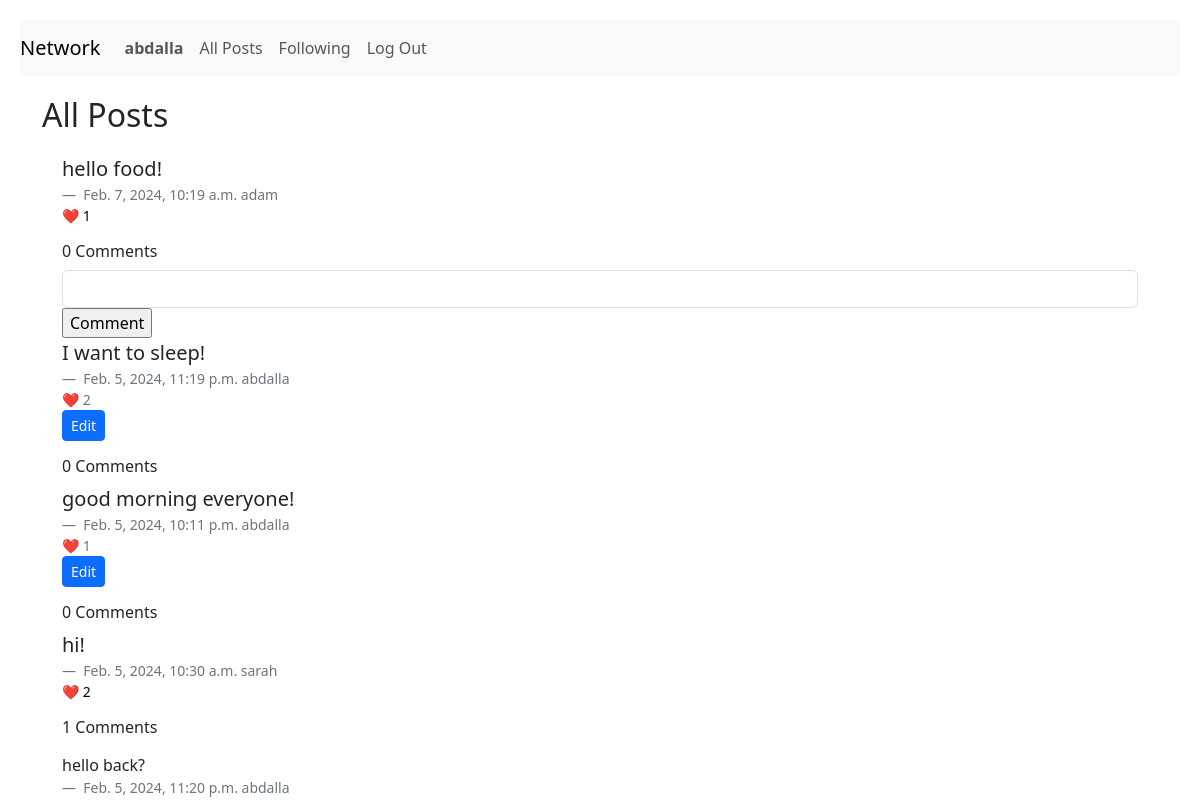
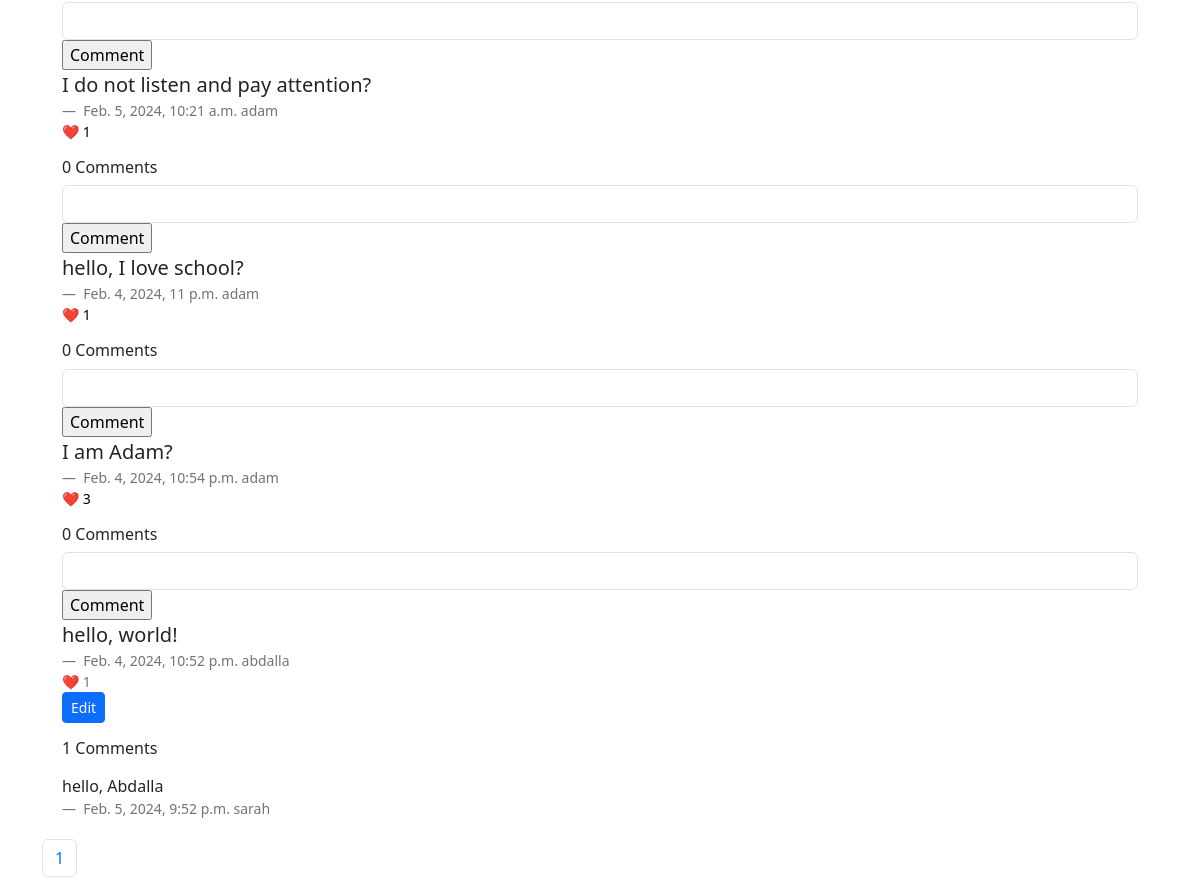
Before: /allposts (signed in) with the older database file (2 pictures, top to bottom).
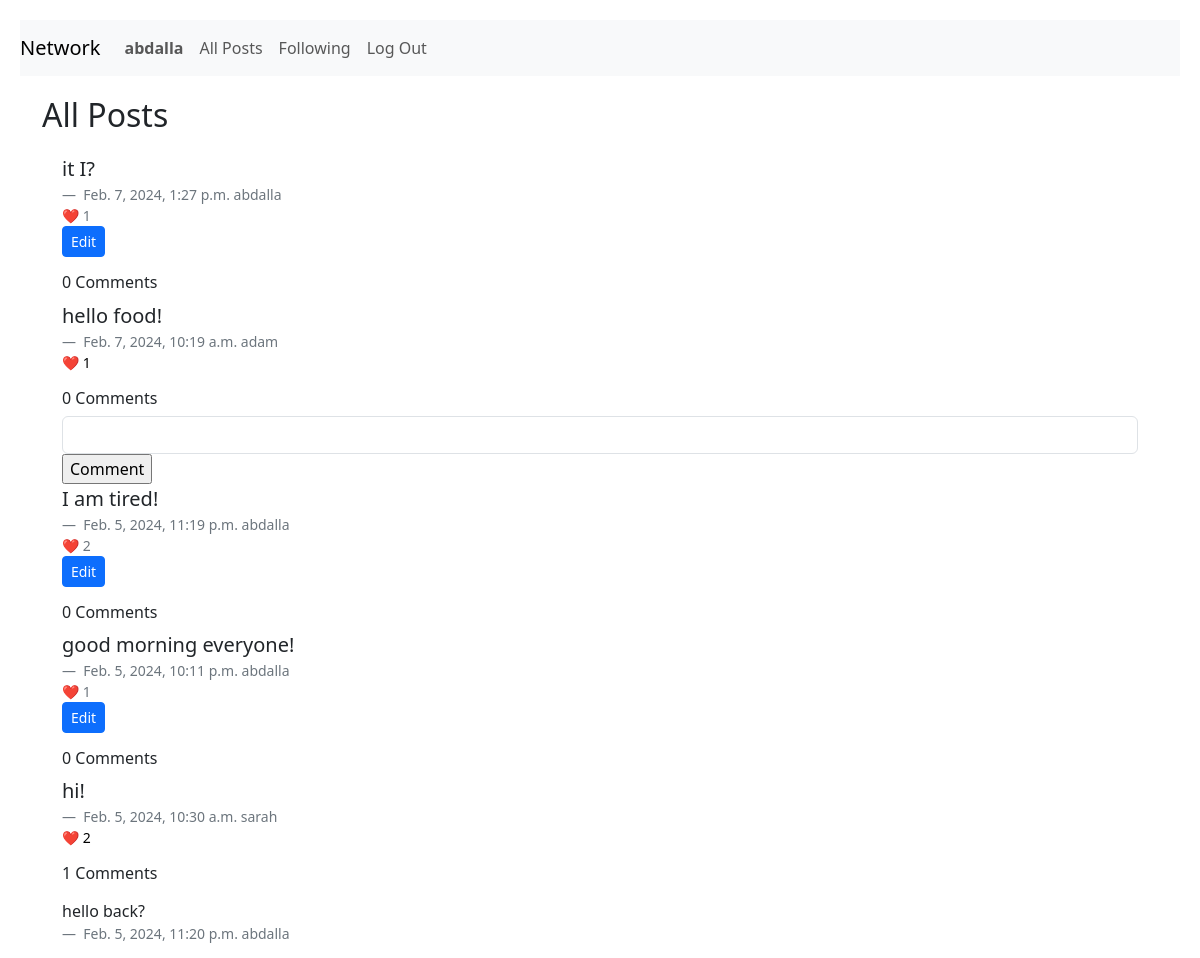
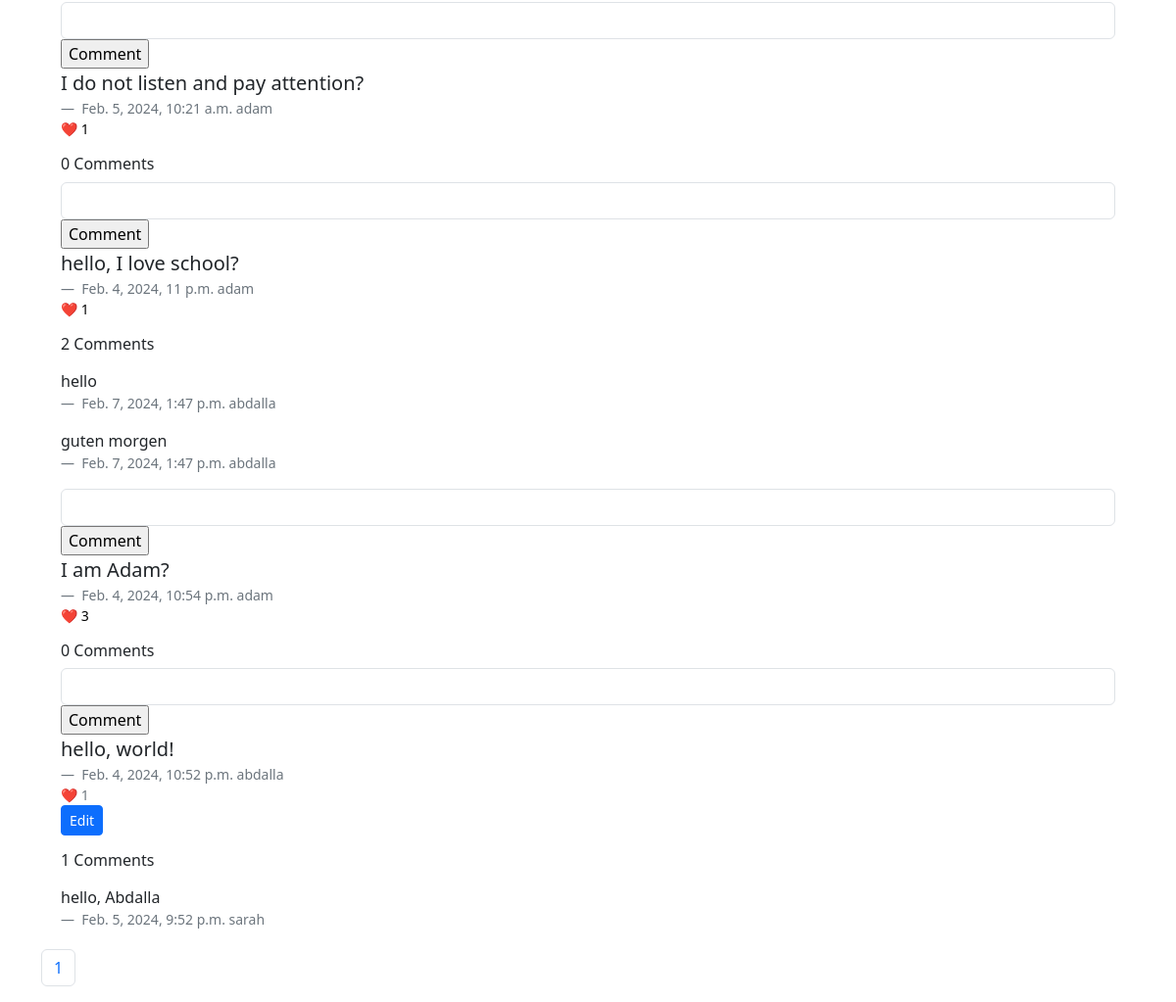
After: the same page with the newer database file (2 pictures, top to bottom).
### network/models.py (models this page shows, shortened)
class TimeStampedModel(models.Model):
    created_at = models.DateTimeField(auto_now_add=True)
    updated_at = models.DateTimeField(auto_now=True)
    class Meta:
        abstract = True

class Post(TimeStampedModel):
    created = TimeStampedModel.created_at
    body = models.CharField(max_length=300)
    user = models.ForeignKey(settings.AUTH_USER_MODEL, on_delete=models.CASCADE, null=True)
    likes = models.IntegerField(blank=True)
    reactions = models.ManyToManyField(settings.AUTH_USER_MODEL, related_name="user_reactions", symmetrical=False)

class User(AbstractUser):
    pass

class Comment(TimeStampedModel):
    comment_owner = models.ForeignKey(settings.AUTH_USER_MODEL, on_delete=models.CASCADE, null=True)
    comment_created = TimeStampedModel.created_at
    comment_body = models.CharField(max_length=300)
    post_comments = models.ForeignKey(
        Post,
        on_delete=models.CASCADE,
        related_name="comments",
        blank=True,
        null=True,
    )

### network/views.py (the view)
# urls.py: path("allposts", views.allposts, name="allposts"),
@login_required
def allposts(request):
    posts = Post.objects.order_by("-created_at")
    paginator = Paginator(posts, 10)
    page_number = request.GET.get("page")
    page_obj = paginator.get_page(page_number)
    return render(
        request,
        "network/posts.html",
        {"page_obj": page_obj,
         "paginator": paginator,
         "form": CommentForm(),
         }
    )

### network/forms.py
class CommentForm(StylishForm):
    class Meta:
        model = Comment
        fields = ["comment_body"]
        widgets = {
            "owner": forms.HiddenInput(),
        }
        labels = {
            "body": " ",
        }

### network/templates/network/posts.html (shortened to what this page needs)
{% extends "network/layout.html" %}
{% load static %}
{% block body %}
<h2>All Posts</h2>
{% if user.is_authenticated %}
<div class="comments">
    {% for post in page_obj %}
    <blockquote class="blockquote post-view" id="post-view-{{ post.id }}">
        {{ post.body | linebreaks }}
    </blockquote>
    <figcaption class="blockquote-footer">
        {{ post.created }}
        {{ post.user}}
        {% if post.user|stringformat:"s" != request.user.username %}
        <form class="like-form" method="POST" action="{% url 'like' post.id %}">
            <button data-like={{ post.id }} type="submit" class="like-button">❤️ <span class="current-likes">{{ post.likes }}</span></button>
        </form>
        {% else %}
        <div><span>❤️ {{ post.likes }}</span></div>
        <button class="edit-post btn btn-primary btn-sm" data-id={{ post.id }} id="edit-button-{{ post.id }}">Edit</button>
        {% endif %}
    </figcaption>
    <h6>{{ post.comments.count }} Comments</h6>
    {% for comment in post.comments.all %}
    <p class="blockquote">
        {{ comment.comment_body | linebreaks }}
    </p>
    <figcaption class="blockquote-footer">
        {{ comment.comment_created }}
        {{ comment.comment_owner}}
    </figcaption>
    {% endfor %}
    {% if post.user|stringformat:"s" != request.user.username %}
    <form action="{% url 'comment' post.id %}" , method="POST">
        {% for field in form %}
        <div class="form-text">
            <div>{{ field }}</div>
        </div>
        {% endfor %}
        <input class="post-button" class="btn btn-primary btn-sm" type="submit" value="Comment" name="save">
    </form>
    {% endif %}
    {% endfor %}
</div>
{% if paginator.count > 0 %}
<nav aria-label="Page navigation example">
    <ul class="pagination">
        {% for page_number in paginator.page_range %}
        {% if page.obj.number == page_number %}
        <li class="page-item active"><a class="page-link" href="">{{ page_number }}</a></li>
        {% else %}
        <li class="page-item"><a class="page-link" href="?page={{ page_number }}">{{ page_number }}</a></li>
        {% endif %}
        {% endfor %}
    </ul>
</nav>
{% endif %}
{% endif %}
{% endblock %}

Changed rows visible on the page:
added Post: body "it I?", created "Feb. 7, 2024, 1:27 p.m.", user "abdalla", likes "1", comments.count "0"
changed Post: body "I want to sleep!" → "I am tired!"
computed for Post "hello, I love school?": comments.count "0" → "2"
added Comment: comment_body "hello", comment_created "Feb. 7, 2024, 1:47 p.m.", comment_owner "abdalla", shown under Post "hello, I love school?"
added Comment: comment_body "guten morgen", comment_created "Feb. 7, 2024, 1:47 p.m.", comment_owner "abdalla", shown under Post "hello, I love school?"
